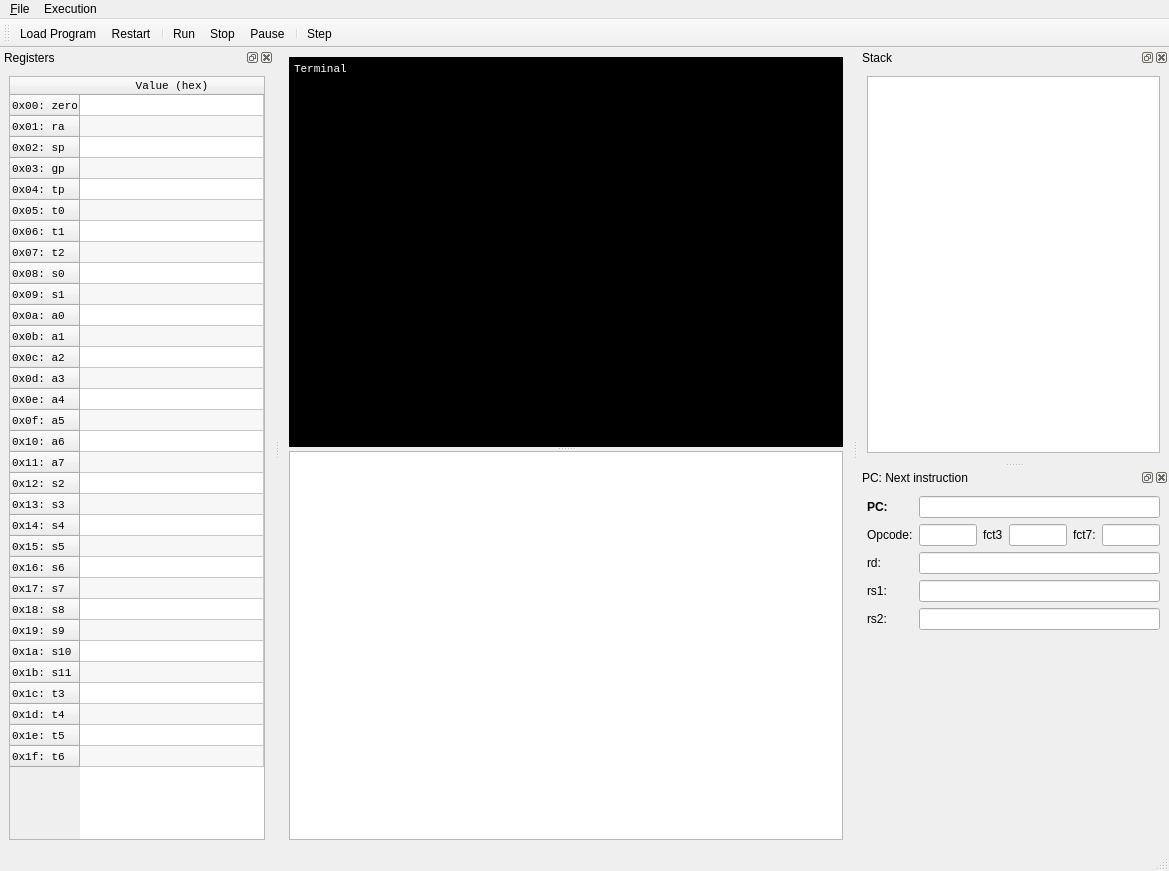
<?xml version="1.0" encoding="UTF-8"?>
<ui version="4.0">
 <class>MainWindow</class>
 <widget class="QMainWindow" name="MainWindow">
  <property name="geometry">
   <rect>
    <x>0</x>
    <y>0</y>
    <width>1169</width>
    <height>871</height>
   </rect>
  </property>
  <property name="windowTitle">
   <string>RISC-V Emulator by Lohengrin</string>
  </property>
  <property name="windowIcon">
   <iconset resource="RVemu.qrc">
    <normaloff>:/GUI/icons/RISC-V-logo-square.svg.png</normaloff>:/GUI/icons/RISC-V-logo-square.svg.png</iconset>
  </property>
  <widget class="QWidget" name="centralwidget">
   <layout class="QVBoxLayout" name="verticalLayout">
    <item>
     <widget class="QSplitter" name="splitter">
      <property name="orientation">
       <enum>Qt::Vertical</enum>
      </property>
      <widget class="Terminal" name="teTerminal">
       <property name="palette">
        <palette>
         <active>
          <colorrole role="WindowText">
           <brush brushstyle="SolidPattern">
            <color alpha="255">
             <red>255</red>
             <green>255</green>
             <blue>255</blue>
            </color>
           </brush>
          </colorrole>
          <colorrole role="Button">
           <brush brushstyle="SolidPattern">
            <color alpha="255">
             <red>0</red>
             <green>0</green>
             <blue>0</blue>
            </color>
           </brush>
          </colorrole>
          <colorrole role="Light">
           <brush brushstyle="SolidPattern">
            <color alpha="255">
             <red>0</red>
             <green>0</green>
             <blue>0</blue>
            </color>
           </brush>
          </colorrole>
          <colorrole role="Midlight">
           <brush brushstyle="SolidPattern">
            <color alpha="255">
             <red>0</red>
             <green>0</green>
             <blue>0</blue>
            </color>
           </brush>
          </colorrole>
          <colorrole role="Dark">
           <brush brushstyle="SolidPattern">
            <color alpha="255">
             <red>0</red>
             <green>0</green>
             <blue>0</blue>
            </color>
           </brush>
          </colorrole>
          <colorrole role="Mid">
           <brush brushstyle="SolidPattern">
            <color alpha="255">
             <red>0</red>
             <green>0</green>
             <blue>0</blue>
            </color>
           </brush>
          </colorrole>
          <colorrole role="Text">
           <brush brushstyle="SolidPattern">
            <color alpha="255">
             <red>255</red>
             <green>255</green>
             <blue>255</blue>
            </color>
           </brush>
          </colorrole>
          <colorrole role="BrightText">
           <brush brushstyle="SolidPattern">
            <color alpha="255">
             <red>255</red>
             <green>255</green>
             <blue>255</blue>
            </color>
           </brush>
          </colorrole>
          <colorrole role="ButtonText">
           <brush brushstyle="SolidPattern">
            <color alpha="255">
             <red>255</red>
             <green>255</green>
             <blue>255</blue>
            </color>
           </brush>
          </colorrole>
          <colorrole role="Base">
           <brush brushstyle="SolidPattern">
            <color alpha="255">
             <red>0</red>
             <green>0</green>
             <blue>0</blue>
            </color>
           </brush>
          </colorrole>
          <colorrole role="Window">
           <brush brushstyle="SolidPattern">
            <color alpha="255">
             <red>0</red>
             <green>0</green>
             <blue>0</blue>
            </color>
           </brush>
          </colorrole>
          <colorrole role="Shadow">
           <brush brushstyle="SolidPattern">
            <color alpha="255">
             <red>0</red>
             <green>0</green>
             <blue>0</blue>
            </color>
           </brush>
          </colorrole>
          <colorrole role="AlternateBase">
           <brush brushstyle="SolidPattern">
            <color alpha="255">
             <red>0</red>
             <green>0</green>
             <blue>0</blue>
            </color>
           </brush>
          </colorrole>
          <colorrole role="ToolTipBase">
           <brush brushstyle="SolidPattern">
            <color alpha="255">
             <red>255</red>
             <green>255</green>
             <blue>220</blue>
            </color>
           </brush>
          </colorrole>
          <colorrole role="ToolTipText">
           <brush brushstyle="SolidPattern">
            <color alpha="255">
             <red>0</red>
             <green>0</green>
             <blue>0</blue>
            </color>
           </brush>
          </colorrole>
          <colorrole role="PlaceholderText">
           <brush brushstyle="SolidPattern">
            <color alpha="128">
             <red>255</red>
             <green>255</green>
             <blue>255</blue>
            </color>
           </brush>
          </colorrole>
         </active>
         <inactive>
          <colorrole role="WindowText">
           <brush brushstyle="SolidPattern">
            <color alpha="255">
             <red>255</red>
             <green>255</green>
             <blue>255</blue>
            </color>
           </brush>
          </colorrole>
          <colorrole role="Button">
           <brush brushstyle="SolidPattern">
            <color alpha="255">
             <red>0</red>
             <green>0</green>
             <blue>0</blue>
            </color>
           </brush>
          </colorrole>
          <colorrole role="Light">
           <brush brushstyle="SolidPattern">
            <color alpha="255">
             <red>0</red>
             <green>0</green>
             <blue>0</blue>
            </color>
           </brush>
          </colorrole>
          <colorrole role="Midlight">
           <brush brushstyle="SolidPattern">
            <color alpha="255">
             <red>0</red>
             <green>0</green>
             <blue>0</blue>
            </color>
           </brush>
          </colorrole>
          <colorrole role="Dark">
           <brush brushstyle="SolidPattern">
            <color alpha="255">
             <red>0</red>
             <green>0</green>
             <blue>0</blue>
            </color>
           </brush>
          </colorrole>
          <colorrole role="Mid">
           <brush brushstyle="SolidPattern">
            <color alpha="255">
             <red>0</red>
             <green>0</green>
             <blue>0</blue>
            </color>
           </brush>
          </colorrole>
          <colorrole role="Text">
           <brush brushstyle="SolidPattern">
            <color alpha="255">
             <red>255</red>
             <green>255</green>
             <blue>255</blue>
            </color>
           </brush>
          </colorrole>
          <colorrole role="BrightText">
           <brush brushstyle="SolidPattern">
            <color alpha="255">
             <red>255</red>
             <green>255</green>
             <blue>255</blue>
            </color>
           </brush>
          </colorrole>
          <colorrole role="ButtonText">
           <brush brushstyle="SolidPattern">
            <color alpha="255">
             <red>255</red>
             <green>255</green>
             <blue>255</blue>
            </color>
           </brush>
          </colorrole>
          <colorrole role="Base">
           <brush brushstyle="SolidPattern">
            <color alpha="255">
             <red>0</red>
             <green>0</green>
             <blue>0</blue>
            </color>
           </brush>
          </colorrole>
          <colorrole role="Window">
           <brush brushstyle="SolidPattern">
            <color alpha="255">
             <red>0</red>
             <green>0</green>
             <blue>0</blue>
            </color>
           </brush>
          </colorrole>
          <colorrole role="Shadow">
           <brush brushstyle="SolidPattern">
            <color alpha="255">
             <red>0</red>
             <green>0</green>
             <blue>0</blue>
            </color>
           </brush>
          </colorrole>
          <colorrole role="AlternateBase">
           <brush brushstyle="SolidPattern">
            <color alpha="255">
             <red>0</red>
             <green>0</green>
             <blue>0</blue>
            </color>
           </brush>
          </colorrole>
          <colorrole role="ToolTipBase">
           <brush brushstyle="SolidPattern">
            <color alpha="255">
             <red>255</red>
             <green>255</green>
             <blue>220</blue>
            </color>
           </brush>
          </colorrole>
          <colorrole role="ToolTipText">
           <brush brushstyle="SolidPattern">
            <color alpha="255">
             <red>0</red>
             <green>0</green>
             <blue>0</blue>
            </color>
           </brush>
          </colorrole>
          <colorrole role="PlaceholderText">
           <brush brushstyle="SolidPattern">
            <color alpha="128">
             <red>255</red>
             <green>255</green>
             <blue>255</blue>
            </color>
           </brush>
          </colorrole>
         </inactive>
         <disabled>
          <colorrole role="WindowText">
           <brush brushstyle="SolidPattern">
            <color alpha="255">
             <red>0</red>
             <green>0</green>
             <blue>0</blue>
            </color>
           </brush>
          </colorrole>
          <colorrole role="Button">
           <brush brushstyle="SolidPattern">
            <color alpha="255">
             <red>0</red>
             <green>0</green>
             <blue>0</blue>
            </color>
           </brush>
          </colorrole>
          <colorrole role="Light">
           <brush brushstyle="SolidPattern">
            <color alpha="255">
             <red>0</red>
             <green>0</green>
             <blue>0</blue>
            </color>
           </brush>
          </colorrole>
          <colorrole role="Midlight">
           <brush brushstyle="SolidPattern">
            <color alpha="255">
             <red>0</red>
             <green>0</green>
             <blue>0</blue>
            </color>
           </brush>
          </colorrole>
          <colorrole role="Dark">
           <brush brushstyle="SolidPattern">
            <color alpha="255">
             <red>0</red>
             <green>0</green>
             <blue>0</blue>
            </color>
           </brush>
          </colorrole>
          <colorrole role="Mid">
           <brush brushstyle="SolidPattern">
            <color alpha="255">
             <red>0</red>
             <green>0</green>
             <blue>0</blue>
            </color>
           </brush>
          </colorrole>
          <colorrole role="Text">
           <brush brushstyle="SolidPattern">
            <color alpha="255">
             <red>0</red>
             <green>0</green>
             <blue>0</blue>
            </color>
           </brush>
          </colorrole>
          <colorrole role="BrightText">
           <brush brushstyle="SolidPattern">
            <color alpha="255">
             <red>255</red>
             <green>255</green>
             <blue>255</blue>
            </color>
           </brush>
          </colorrole>
          <colorrole role="ButtonText">
           <brush brushstyle="SolidPattern">
            <color alpha="255">
             <red>0</red>
             <green>0</green>
             <blue>0</blue>
            </color>
           </brush>
          </colorrole>
          <colorrole role="Base">
           <brush brushstyle="SolidPattern">
            <color alpha="255">
             <red>0</red>
             <green>0</green>
             <blue>0</blue>
            </color>
           </brush>
          </colorrole>
          <colorrole role="Window">
           <brush brushstyle="SolidPattern">
            <color alpha="255">
             <red>0</red>
             <green>0</green>
             <blue>0</blue>
            </color>
           </brush>
          </colorrole>
          <colorrole role="Shadow">
           <brush brushstyle="SolidPattern">
            <color alpha="255">
             <red>0</red>
             <green>0</green>
             <blue>0</blue>
            </color>
           </brush>
          </colorrole>
          <colorrole role="AlternateBase">
           <brush brushstyle="SolidPattern">
            <color alpha="255">
             <red>0</red>
             <green>0</green>
             <blue>0</blue>
            </color>
           </brush>
          </colorrole>
          <colorrole role="ToolTipBase">
           <brush brushstyle="SolidPattern">
            <color alpha="255">
             <red>255</red>
             <green>255</green>
             <blue>220</blue>
            </color>
           </brush>
          </colorrole>
          <colorrole role="ToolTipText">
           <brush brushstyle="SolidPattern">
            <color alpha="255">
             <red>0</red>
             <green>0</green>
             <blue>0</blue>
            </color>
           </brush>
          </colorrole>
          <colorrole role="PlaceholderText">
           <brush brushstyle="SolidPattern">
            <color alpha="128">
             <red>255</red>
             <green>255</green>
             <blue>255</blue>
            </color>
           </brush>
          </colorrole>
         </disabled>
        </palette>
       </property>
       <property name="font">
        <font>
         <family>Consolas</family>
        </font>
       </property>
       <property name="lineWrapMode">
        <enum>QTextEdit::NoWrap</enum>
       </property>
       <property name="readOnly">
        <bool>true</bool>
       </property>
       <property name="html">
        <string>&lt;!DOCTYPE HTML PUBLIC &quot;-//W3C//DTD HTML 4.0//EN&quot; &quot;http://www.w3.org/TR/REC-html40/strict.dtd&quot;&gt;
&lt;html&gt;&lt;head&gt;&lt;meta name=&quot;qrichtext&quot; content=&quot;1&quot; /&gt;&lt;style type=&quot;text/css&quot;&gt;
p, li { white-space: pre-wrap; }
&lt;/style&gt;&lt;/head&gt;&lt;body style=&quot; font-family:'Consolas'; font-size:8.25pt; font-weight:400; font-style:normal;&quot;&gt;
&lt;p style=&quot; margin-top:0px; margin-bottom:0px; margin-left:0px; margin-right:0px; -qt-block-indent:0; text-indent:0px;&quot;&gt;&lt;span style=&quot; font-family:'MS Shell Dlg 2';&quot;&gt;Terminal&lt;/span&gt;&lt;/p&gt;
&lt;p style=&quot;-qt-paragraph-type:empty; margin-top:0px; margin-bottom:0px; margin-left:0px; margin-right:0px; -qt-block-indent:0; text-indent:0px; font-family:'MS Shell Dlg 2';&quot;&gt;&lt;br /&gt;&lt;/p&gt;&lt;/body&gt;&lt;/html&gt;</string>
       </property>
      </widget>
      <widget class="QTextEdit" name="teLog"/>
     </widget>
    </item>
   </layout>
  </widget>
  <widget class="QMenuBar" name="menubar">
   <property name="geometry">
    <rect>
     <x>0</x>
     <y>0</y>
     <width>1169</width>
     <height>21</height>
    </rect>
   </property>
   <widget class="QMenu" name="menu_File">
    <property name="title">
     <string>&amp;File</string>
    </property>
    <addaction name="actionLoad_Program"/>
    <addaction name="actionClose_Program"/>
   </widget>
   <widget class="QMenu" name="menuExecution">
    <property name="title">
     <string>Execution</string>
    </property>
    <addaction name="actionRestart"/>
    <addaction name="separator"/>
    <addaction name="actionRun"/>
    <addaction name="actionStop"/>
    <addaction name="actionPause"/>
    <addaction name="separator"/>
    <addaction name="actionStep"/>
   </widget>
   <addaction name="menu_File"/>
   <addaction name="menuExecution"/>
  </widget>
  <widget class="QStatusBar" name="statusbar"/>
  <widget class="QToolBar" name="toolBar">
   <property name="windowTitle">
    <string>toolBar</string>
   </property>
   <attribute name="toolBarArea">
    <enum>TopToolBarArea</enum>
   </attribute>
   <attribute name="toolBarBreak">
    <bool>false</bool>
   </attribute>
   <addaction name="actionLoad_Program"/>
   <addaction name="actionRestart"/>
   <addaction name="separator"/>
   <addaction name="actionRun"/>
   <addaction name="actionStop"/>
   <addaction name="actionPause"/>
   <addaction name="separator"/>
   <addaction name="actionStep"/>
  </widget>
  <widget class="QDockWidget" name="dwRegisters">
   <property name="windowTitle">
    <string>Registers</string>
   </property>
   <attribute name="dockWidgetArea">
    <number>1</number>
   </attribute>
   <widget class="QWidget" name="dockWidgetContents_2">
    <layout class="QHBoxLayout" name="horizontalLayout">
     <item>
      <widget class="QTableWidget" name="twRegisters">
       <property name="font">
        <font>
         <family>Consolas</family>
         <pointsize>8</pointsize>
        </font>
       </property>
       <property name="alternatingRowColors">
        <bool>true</bool>
       </property>
       <attribute name="horizontalHeaderStretchLastSection">
        <bool>true</bool>
       </attribute>
       <attribute name="verticalHeaderDefaultSectionSize">
        <number>21</number>
       </attribute>
       <row>
        <property name="text">
         <string>0x00: zero</string>
        </property>
       </row>
       <row>
        <property name="text">
         <string>0x01: ra</string>
        </property>
       </row>
       <row>
        <property name="text">
         <string>0x02: sp</string>
        </property>
       </row>
       <row>
        <property name="text">
         <string>0x03: gp</string>
        </property>
       </row>
       <row>
        <property name="text">
         <string>0x04: tp</string>
        </property>
       </row>
       <row>
        <property name="text">
         <string>0x05: t0</string>
        </property>
       </row>
       <row>
        <property name="text">
         <string>0x06: t1</string>
        </property>
       </row>
       <row>
        <property name="text">
         <string>0x07: t2</string>
        </property>
       </row>
       <row>
        <property name="text">
         <string>0x08: s0</string>
        </property>
       </row>
       <row>
        <property name="text">
         <string>0x09: s1</string>
        </property>
       </row>
       <row>
        <property name="text">
         <string>0x0a: a0</string>
        </property>
       </row>
       <row>
        <property name="text">
         <string>0x0b: a1</string>
        </property>
       </row>
       <row>
        <property name="text">
         <string>0x0c: a2</string>
        </property>
       </row>
       <row>
        <property name="text">
         <string>0x0d: a3</string>
        </property>
       </row>
       <row>
        <property name="text">
         <string>0x0e: a4</string>
        </property>
       </row>
       <row>
        <property name="text">
         <string>0x0f: a5</string>
        </property>
       </row>
       <row>
        <property name="text">
         <string>0x10: a6</string>
        </property>
       </row>
       <row>
        <property name="text">
         <string>0x11: a7</string>
        </property>
       </row>
       <row>
        <property name="text">
         <string>0x12: s2</string>
        </property>
       </row>
       <row>
        <property name="text">
         <string>0x13: s3</string>
        </property>
       </row>
       <row>
        <property name="text">
         <string>0x14: s4</string>
        </property>
       </row>
       <row>
        <property name="text">
         <string>0x15: s5</string>
        </property>
       </row>
       <row>
        <property name="text">
         <string>0x16: s6</string>
        </property>
       </row>
       <row>
        <property name="text">
         <string>0x17: s7</string>
        </property>
       </row>
       <row>
        <property name="text">
         <string>0x18: s8</string>
        </property>
       </row>
       <row>
        <property name="text">
         <string>0x19: s9</string>
        </property>
       </row>
       <row>
        <property name="text">
         <string>0x1a: s10</string>
        </property>
       </row>
       <row>
        <property name="text">
         <string>0x1b: s11</string>
        </property>
       </row>
       <row>
        <property name="text">
         <string>0x1c: t3</string>
        </property>
       </row>
       <row>
        <property name="text">
         <string>0x1d: t4</string>
        </property>
       </row>
       <row>
        <property name="text">
         <string>0x1e: t5</string>
        </property>
       </row>
       <row>
        <property name="text">
         <string>0x1f: t6</string>
        </property>
       </row>
       <column>
        <property name="text">
         <string>Value (hex)</string>
        </property>
       </column>
      </widget>
     </item>
    </layout>
   </widget>
  </widget>
  <widget class="QDockWidget" name="dwStack">
   <property name="windowTitle">
    <string>Stack</string>
   </property>
   <attribute name="dockWidgetArea">
    <number>2</number>
   </attribute>
   <widget class="QWidget" name="dockWidgetContents_3">
    <layout class="QVBoxLayout" name="verticalLayout_2">
     <item>
      <widget class="QListWidget" name="lwStack"/>
     </item>
    </layout>
   </widget>
  </widget>
  <widget class="QDockWidget" name="dwPC">
   <property name="windowTitle">
    <string>PC: Next instruction</string>
   </property>
   <attribute name="dockWidgetArea">
    <number>2</number>
   </attribute>
   <widget class="QWidget" name="dockWidgetContents_5">
    <layout class="QGridLayout" name="gridLayout">
     <item row="1" column="2">
      <widget class="QLabel" name="label_3">
       <property name="sizePolicy">
        <sizepolicy hsizetype="Maximum" vsizetype="Preferred">
         <horstretch>0</horstretch>
         <verstretch>0</verstretch>
        </sizepolicy>
       </property>
       <property name="text">
        <string>fct3</string>
       </property>
      </widget>
     </item>
     <item row="1" column="3">
      <widget class="QLineEdit" name="leF3">
       <property name="sizePolicy">
        <sizepolicy hsizetype="Maximum" vsizetype="Fixed">
         <horstretch>0</horstretch>
         <verstretch>0</verstretch>
        </sizepolicy>
       </property>
       <property name="maximumSize">
        <size>
         <width>58</width>
         <height>16777215</height>
        </size>
       </property>
       <property name="text">
        <string/>
       </property>
       <property name="maxLength">
        <number>4</number>
       </property>
       <property name="readOnly">
        <bool>true</bool>
       </property>
      </widget>
     </item>
     <item row="7" column="0">
      <widget class="QLabel" name="label_6">
       <property name="sizePolicy">
        <sizepolicy hsizetype="Maximum" vsizetype="Preferred">
         <horstretch>0</horstretch>
         <verstretch>0</verstretch>
        </sizepolicy>
       </property>
       <property name="text">
        <string>rs1:</string>
       </property>
      </widget>
     </item>
     <item row="5" column="0">
      <widget class="QLabel" name="label_5">
       <property name="sizePolicy">
        <sizepolicy hsizetype="Maximum" vsizetype="Preferred">
         <horstretch>0</horstretch>
         <verstretch>0</verstretch>
        </sizepolicy>
       </property>
       <property name="text">
        <string>rd:</string>
       </property>
      </widget>
     </item>
     <item row="1" column="4">
      <widget class="QLabel" name="label_4">
       <property name="sizePolicy">
        <sizepolicy hsizetype="Maximum" vsizetype="Preferred">
         <horstretch>0</horstretch>
         <verstretch>0</verstretch>
        </sizepolicy>
       </property>
       <property name="text">
        <string>fct7:</string>
       </property>
      </widget>
     </item>
     <item row="1" column="0">
      <widget class="QLabel" name="label_2">
       <property name="sizePolicy">
        <sizepolicy hsizetype="Maximum" vsizetype="Preferred">
         <horstretch>0</horstretch>
         <verstretch>0</verstretch>
        </sizepolicy>
       </property>
       <property name="text">
        <string>Opcode:</string>
       </property>
      </widget>
     </item>
     <item row="1" column="1">
      <widget class="QLineEdit" name="leOpcode">
       <property name="sizePolicy">
        <sizepolicy hsizetype="Maximum" vsizetype="Fixed">
         <horstretch>0</horstretch>
         <verstretch>0</verstretch>
        </sizepolicy>
       </property>
       <property name="maximumSize">
        <size>
         <width>58</width>
         <height>16777215</height>
        </size>
       </property>
       <property name="maxLength">
        <number>4</number>
       </property>
       <property name="readOnly">
        <bool>true</bool>
       </property>
      </widget>
     </item>
     <item row="0" column="0">
      <widget class="QLabel" name="label">
       <property name="sizePolicy">
        <sizepolicy hsizetype="Maximum" vsizetype="Preferred">
         <horstretch>0</horstretch>
         <verstretch>0</verstretch>
        </sizepolicy>
       </property>
       <property name="font">
        <font>
         <weight>75</weight>
         <bold>true</bold>
        </font>
       </property>
       <property name="text">
        <string>PC:</string>
       </property>
      </widget>
     </item>
     <item row="9" column="0">
      <widget class="QLabel" name="label_8">
       <property name="sizePolicy">
        <sizepolicy hsizetype="Maximum" vsizetype="Preferred">
         <horstretch>0</horstretch>
         <verstretch>0</verstretch>
        </sizepolicy>
       </property>
       <property name="text">
        <string>rs2:</string>
       </property>
      </widget>
     </item>
     <item row="1" column="5">
      <widget class="QLineEdit" name="leF7">
       <property name="sizePolicy">
        <sizepolicy hsizetype="Maximum" vsizetype="Fixed">
         <horstretch>0</horstretch>
         <verstretch>0</verstretch>
        </sizepolicy>
       </property>
       <property name="maximumSize">
        <size>
         <width>58</width>
         <height>16777215</height>
        </size>
       </property>
       <property name="text">
        <string/>
       </property>
       <property name="maxLength">
        <number>4</number>
       </property>
       <property name="readOnly">
        <bool>true</bool>
       </property>
      </widget>
     </item>
     <item row="0" column="1" colspan="5">
      <widget class="QLineEdit" name="lePC">
       <property name="readOnly">
        <bool>true</bool>
       </property>
      </widget>
     </item>
     <item row="5" column="1" colspan="5">
      <widget class="QLineEdit" name="leRd">
       <property name="text">
        <string/>
       </property>
       <property name="readOnly">
        <bool>true</bool>
       </property>
      </widget>
     </item>
     <item row="7" column="1" colspan="5">
      <widget class="QLineEdit" name="leRs1">
       <property name="text">
        <string/>
       </property>
       <property name="readOnly">
        <bool>true</bool>
       </property>
      </widget>
     </item>
     <item row="9" column="1" colspan="5">
      <widget class="QLineEdit" name="leRs2">
       <property name="text">
        <string/>
       </property>
       <property name="readOnly">
        <bool>true</bool>
       </property>
      </widget>
     </item>
     <item row="10" column="1" colspan="2">
      <spacer name="verticalSpacer">
       <property name="orientation">
        <enum>Qt::Vertical</enum>
       </property>
       <property name="sizeHint" stdset="0">
        <size>
         <width>20</width>
         <height>40</height>
        </size>
       </property>
      </spacer>
     </item>
    </layout>
   </widget>
  </widget>
  <action name="actionLoad_Program">
   <property name="icon">
    <iconset resource="RVemu.qrc">
     <normaloff>:/GUI/icons/icons8-dossier-ouvert-80.png</normaloff>:/GUI/icons/icons8-dossier-ouvert-80.png</iconset>
   </property>
   <property name="text">
    <string>Load Program</string>
   </property>
  </action>
  <action name="actionRun">
   <property name="checkable">
    <bool>true</bool>
   </property>
   <property name="icon">
    <iconset resource="RVemu.qrc">
     <normaloff>:/GUI/icons/icons8-jouer-80.png</normaloff>:/GUI/icons/icons8-jouer-80.png</iconset>
   </property>
   <property name="text">
    <string>Run</string>
   </property>
  </action>
  <action name="actionPause">
   <property name="checkable">
    <bool>true</bool>
   </property>
   <property name="icon">
    <iconset resource="RVemu.qrc">
     <normaloff>:/GUI/icons/icons8-pause-80.png</normaloff>:/GUI/icons/icons8-pause-80.png</iconset>
   </property>
   <property name="text">
    <string>Pause</string>
   </property>
  </action>
  <action name="actionStep">
   <property name="icon">
    <iconset resource="RVemu.qrc">
     <normaloff>:/GUI/icons/icons8-reprendre-la-lecture-80.png</normaloff>:/GUI/icons/icons8-reprendre-la-lecture-80.png</iconset>
   </property>
   <property name="text">
    <string>Step</string>
   </property>
  </action>
  <action name="actionClose_Program">
   <property name="text">
    <string>Close Program</string>
   </property>
  </action>
  <action name="actionStop">
   <property name="checkable">
    <bool>true</bool>
   </property>
   <property name="icon">
    <iconset resource="RVemu.qrc">
     <normaloff>:/GUI/icons/icons8-arreter-80.png</normaloff>:/GUI/icons/icons8-arreter-80.png</iconset>
   </property>
   <property name="text">
    <string>Stop</string>
   </property>
  </action>
  <action name="actionRestart">
   <property name="icon">
    <iconset resource="RVemu.qrc">
     <normaloff>:/GUI/icons/icons8-repeter-80.png</normaloff>:/GUI/icons/icons8-repeter-80.png</iconset>
   </property>
   <property name="text">
    <string>Restart</string>
   </property>
   <property name="toolTip">
    <string>Reset Computer and restart program from start</string>
   </property>
  </action>
 </widget>
 <customwidgets>
  <customwidget>
   <class>Terminal</class>
   <extends>QTextEdit</extends>
   <header>Terminal.h</header>
  </customwidget>
 </customwidgets>
 <resources>
  <include location="RVemu.qrc"/>
 </resources>
 <connections/>
</ui>
